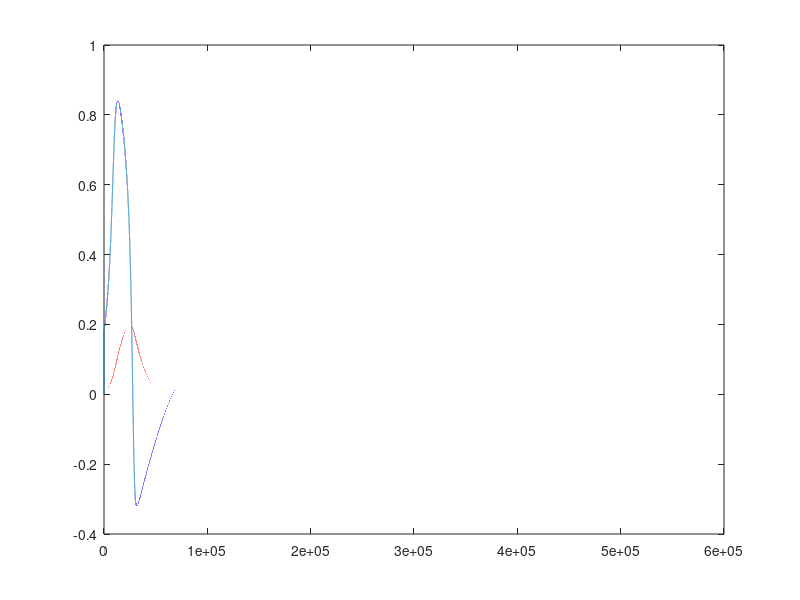

Write the MATLAB code that produced this figure.
a=0.02;
e=0.04;
b=0.5;
g=1;
d=0;

dt=0.001;
t=1:500/dt;
lt=length(t);

ltI=10; %duration of pulse

v=zeros(1,lt);
w=zeros(1,lt);


for t=1:ltI;
    v(t+1)=v(t)+dt*(-w(t)-v(t).*(v(t)-a).*(v(t)-1)+20);
    w(t+1)=w(t)+dt*e*(b*v(t)-g*w(t)-d);
end

for t=ltI:lt;
    v(t+1)=v(t)+dt*(-w(t)-v(t).*(v(t)-a).*(v(t)-1));
    w(t+1)=w(t)+dt*e*(b*v(t)-g*w(t)-d);
end
plot(v);
hold on
plot(w,'r');
%plot(v,w)